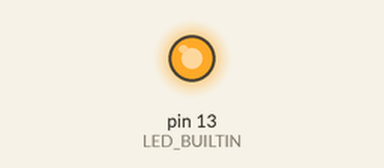
The sketch below on a simulated Arduino Uno, built for the host (arithmetic inside an expression is 32-bit, double 64-bit). Shown: output pins drawn as LEDs (lit = HIGH).

Above: at 0.1 s.
Timing chart, 0 to 1.6 s (numbered marks = the images above):
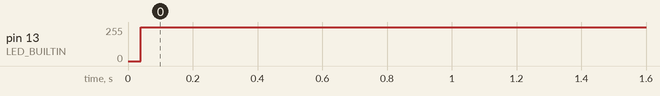

The sketch:

noops.ino
```cpp
#include <stdio.h>

volatile int a = 0xa1a2;
volatile int b = 0xb1b2;


void setup() {
  // put your setup code here, to run once:
  // initialize digital pin LED_BUILTIN as an output.
  pinMode(LED_BUILTIN, OUTPUT);
}
void loop(){
  int randNumber1, randNumber2;
  randomSeed(0);
  noInterrupts();
  digitalWrite(LED_BUILTIN, LOW);
  digitalWrite(LED_BUILTIN, HIGH);   // Trigger with LED
  asm(
    "jmp __main \n"
    );
  asm(
    "__Noops: \n"
    "nop \n"
    "nop \n"
    "nop \n"
    "ret \n"
    );
  asm volatile(
    "__Add:  \n"
    "add %0, %1 \n"
    "add %0, %1 \n"
    "add %0, %1 \n"
    "ret \n"
    : "=d" (a): "d" (b)
  );
  asm volatile(
    "__Mult: \n"
    "muls %0, %1 \n"
    "muls %0, %1 \n"
    "muls %0, %1 \n"
    "ret \n"
    : "=d" (a): "d" (b)
    );
  asm(
    "__Mov: \n"
    "mov %0, %1 \n"
    "mov %0, %1 \n"
    "mov %0, %1 \n"
    "ret \n"
    : "=d" (a): "d" (b)
    );
  asm(
    "__LDST: \n"
    "ldi %0, %1 \n"
    "ldi %0, %1 \n"
    "ldi %0, %1 \n"
    "ret \n"
    :"=d" (a) : "M" (42): "r26", "r27"
    );
  asm(
    "__main:  \n"
    "nop \n"
    "nop \n"
    "nop \n"
    "call __Noops  \n"
    "nop \n"
    "nop \n"
    "nop \n"
    "nop \n"
    "nop \n"
    "nop \n"
    "nop \n"
    "nop \n"
    "nop \n"
    "nop \n"
    "nop \n"
    "nop \n"
    "nop \n"
    "nop \n"
    "nop \n"
    "nop \n"
    "nop \n"
    "nop \n"
    "nop \n"
    "nop \n"
    "nop \n"
    "nop \n"
    "nop \n"
    "call __Add  \n"
    "nop \n"
    "nop \n"
    "nop \n"
    "nop \n"
    "nop \n"
    "nop \n"
    "nop \n"
    "nop \n"
    "nop \n"
    "nop \n"
    "nop \n"
    "nop \n"
    "nop \n"
    "nop \n"
    "nop \n"
    "nop \n"
    "nop \n"
    "nop \n"
    "nop \n"
    "nop \n"
    "nop \n"
    "nop \n"
    "nop \n"
    "call __Mult  \n"
    "nop \n"
    "nop \n"
    "nop \n"
    "nop \n"
    "nop \n"
    "nop \n"
    "nop \n"
    "nop \n"
    "nop \n"
    "nop \n"
    "nop \n"
    "nop \n"
    "nop \n"
    "nop \n"
    "nop \n"
    "nop \n"
    "nop \n"
    "nop \n"
    "nop \n"
    "nop \n"
    "nop \n"
    "nop \n"
    "nop \n"
    "call __Mov \n"
    "nop \n"
    "nop \n"
    "nop \n"
    "nop \n"
    "nop \n"
    "nop \n"
    "nop \n"
    "nop \n"
    "nop \n"
    "nop \n"
    "nop \n"
    "nop \n"
    "nop \n"
    "nop \n"
    "nop \n"
    "nop \n"
    "nop \n"
    "nop \n"
    "nop \n"
    "nop \n"
    "nop \n"
    "nop \n"
    "nop \n"
    "call __LDST \n"
    "nop \n"
    "nop \n"
    "nop \n"
    "nop \n"
    "nop \n"
    "nop \n"
    "nop \n"
    "nop \n"
    "nop \n"
    "nop \n"
    "nop \n"
    "nop \n"
    "nop \n"
    "nop \n"
    "nop \n"
    "nop \n"
    "nop \n"
    "nop \n"
    "nop \n"
    "nop \n"
    "nop \n"
    "nop \n"
    "nop \n"
  );
  interrupts();
}
```

Measured:
- by itself, pin 13 (LED_BUILTIN): 0/255 → 253/255 at 0.04 s
